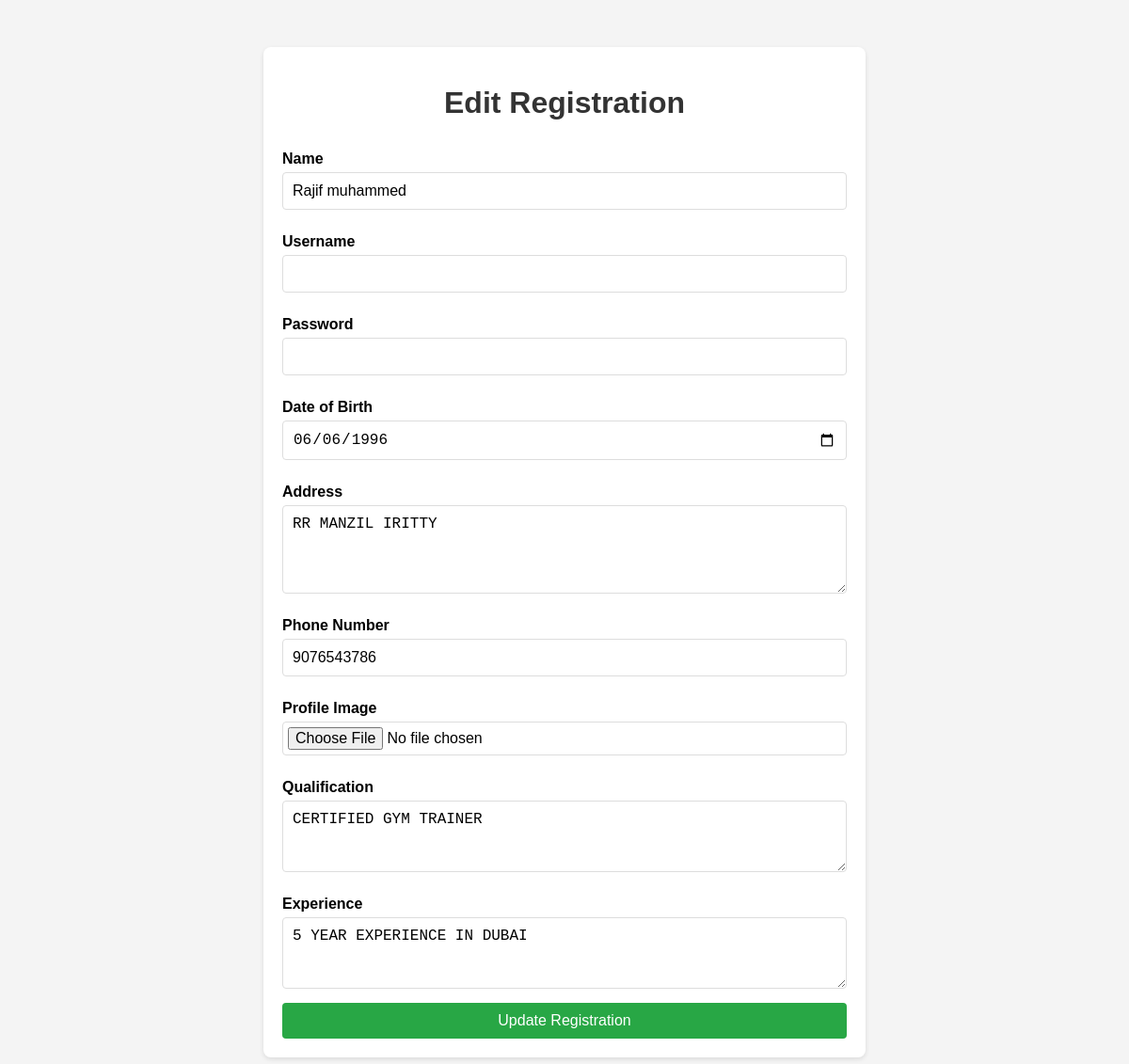
The page /edit_trainer_details/1/ on the database its author committed.
### fitapp/models.py (models this page shows)
class TrainerProfile(models.Model):
    name = models.CharField(max_length=100, default='Trainer')
    user = models.OneToOneField(User, on_delete=models.CASCADE,null=True,blank=True)
    dob = models.DateField(default='2000-01-01')
    address = models.TextField()
    phone_number = models.CharField(max_length=15)
    image = models.ImageField(upload_to='profile_images/', default='profile_images/default.png')
    qualification = models.TextField(blank=True, null=True)
    experience = models.TextField(blank=True, null=True)

### fitapp/views.py (the view)
# urls.py: path('edit_trainer_details/<int:trainer_id>/', views.edit_trainer_details, name='edit_trainer_details'),
def edit_trainer_details(request, trainer_id):
    trainer = get_object_or_404(TrainerProfile, id=trainer_id)
    if request.method == 'POST':
        form = UserProfileForm(request.POST, request.FILES, instance=trainer)
        if form.is_valid():
            form.save()  # Save updated data to the database
            return redirect('trainer_managment')  # Adjust redirect URL as needed
        else:
            print(form.errors)
    else:
        form = UserProfileForm(instance=trainer)
    return render(request, 'f4fitness/edit.html', {'form': form, 'trainer': trainer})

### fitapp/forms.py
class UserProfileForm(forms.ModelForm):
    class Meta:
        model = UserProfile
        fields = ['name', 'dob', 'address', 'phone_number', 'image']
        widgets = {
            'password': forms.PasswordInput(),
            'dob': forms.DateInput(attrs={'type': 'date'}),
            'address': forms.Textarea(attrs={'rows': 3}),
        }

### templates/f4fitness/edit.html (shortened to what this page needs)
<!DOCTYPE html>
<html lang="en">
<head>
</head>
<body>
    <div class="container">
        <h1>Edit Registration</h1>
        <form action="{% url 'edit_trainer_details' trainer.id %}" method="post" enctype="multipart/form-data">
            <label for="name">Name</label>
            <input type="text" id="name" name="name" value="{{ trainer.name }}" required>
            <label for="username">Username</label>
            <input type="text" id="username" name="username" value="{{ trainer.username }}" required>
            <label for="password">Password</label>
            <input type="password" id="password" name="password" value="{{ trainer.password }}" >
            <label for="dob">Date of Birth</label>
            <input type="date" id="dob" name="dob" value="{{ trainer.dob|date:'Y-m-d' }}" >
            <label for="address">Address</label>
            <textarea id="address" name="address" rows="4" >{{ trainer.address }}</textarea>
            <label for="phone_number">Phone Number</label>
            <input type="tel" id="phone_number" name="phone_number" value="{{ trainer.phone_number }}" required>
            <label for="image">Profile Image</label>
            <input type="file" id="image" name="image">
            <label for="qualification">Qualification</label>
            <textarea id="qualification" name="qualification" rows="3">{{ trainer.qualification }}</textarea>
            <label for="experience">Experience</label>
            <textarea id="experience" name="experience" rows="3">{{ trainer.experience }}</textarea>
            <button type="submit">Update Registration</button>
        </form>
    </div>
</body>
</html>

### templates/f4fitness/edit.html (style rules this page uses)
body { font-family: Arial, sans-serif; background-color: #f4f4f4; margin: 0; padding: 0; }
.container { max-width: 600px; margin: 50px auto; background: #fff; padding: 20px; border-radius: 8px; box-shadow: 0 2px 5px rgba(0, 0, 0, 0.1); }
h1 { text-align: center; color: #333; }
form { display: flex; flex-direction: column; }
label { margin: 10px 0 5px; font-weight: bold; }
input, textarea, select { padding: 10px; border: 1px solid #ddd; border-radius: 4px; margin-bottom: 15px; font-size: 16px; }
input[type="file"] { padding: 5px; }
button { padding: 10px 20px; background-color: #28a745; color: white; border: none; border-radius: 4px; font-size: 16px; cursor: pointer; }

### rows shown on the page
TrainerProfile: name "Rajif muhammed", dob "06/06/1996", address "RR MANZIL IRITTY", phone_number "9076543786", qualification "CERTIFIED GYM TRAINER", experience "5 YEAR EXPERIENCE IN DUBAI"
